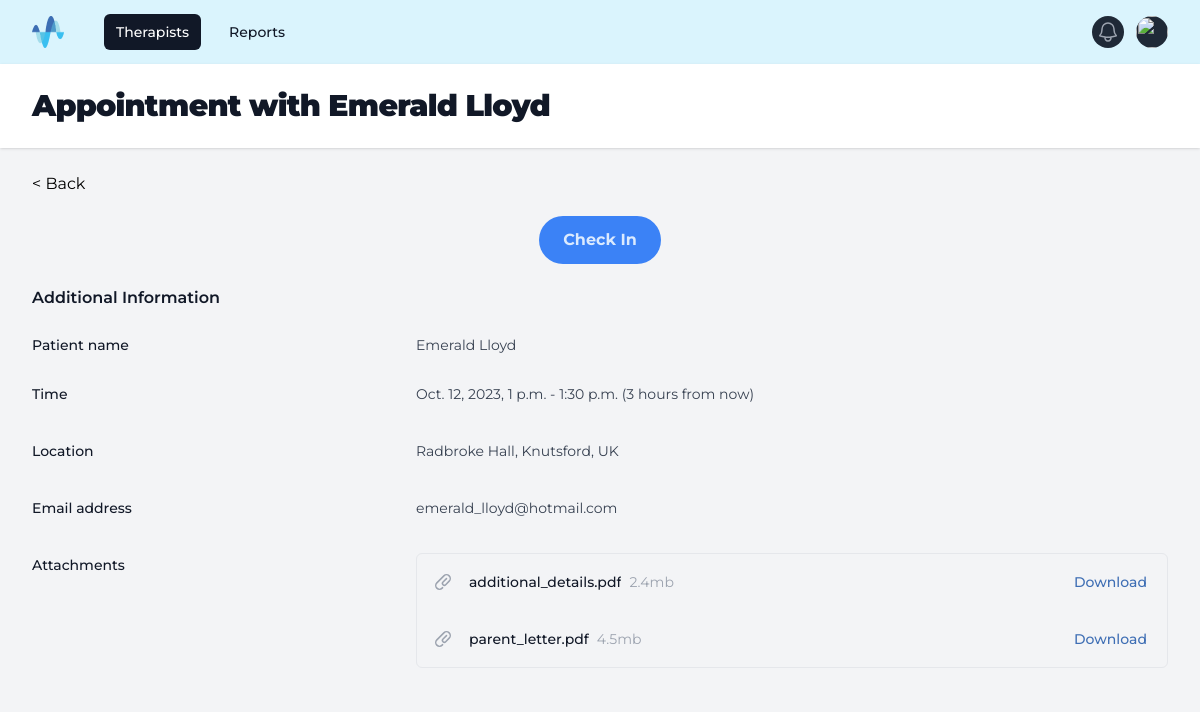
The page /appointment/1/ on the database as committed earlier.
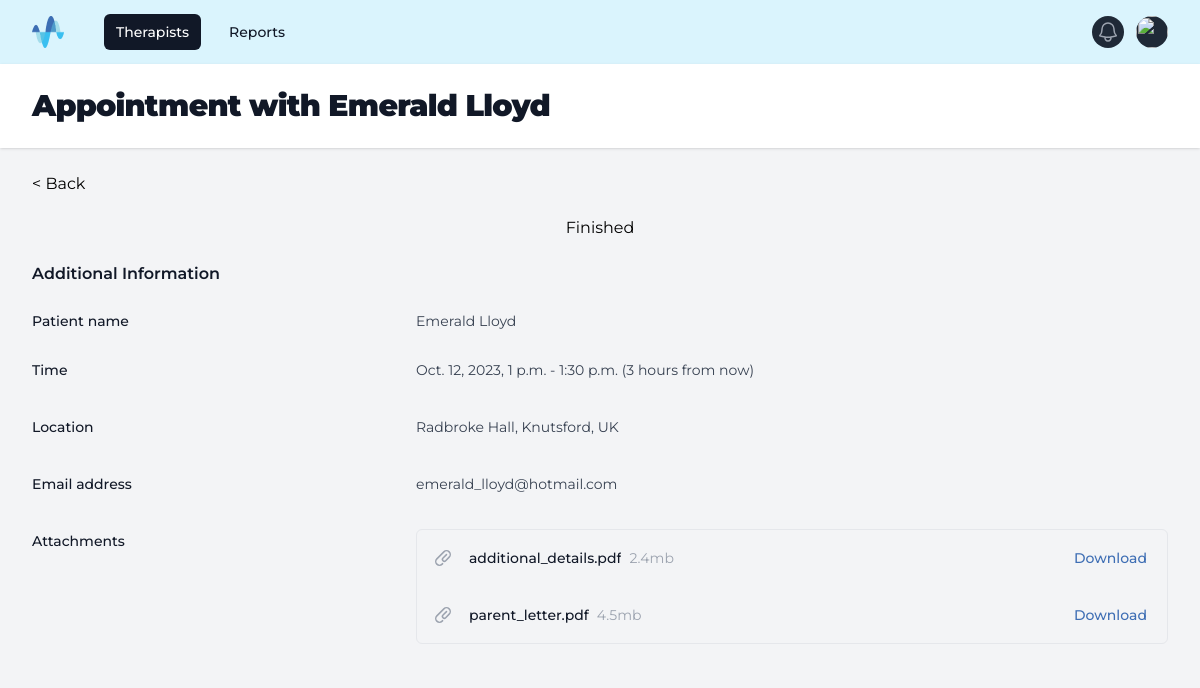
The same page on the database as committed later.
### guard/views.py (the view)
# urls.py: path("appointment/<int:pk>/", views.AppointmentDetailView.as_view(), name="appointment_detail"),
class AppointmentDetailView(DetailView):
    model = Appointment
    template_name="guard/appointment.html"

### guard/models.py (called while the page is built)
    def time_from_now(self):
        now = timezone.now()
        diff = self.start_time - now
        end_diff = self.end_time - now
        num_seconds = diff.total_seconds()
        end_seconds = end_diff.total_seconds()
        if (end_seconds > 0) and (num_seconds <= 0):
            return "In progress"
        if num_seconds >= 0:
            if num_seconds >= 3600:
                return f"{int(num_seconds/3600)} hours from now"
            return f"{int(num_seconds/60)} mins from now"
        else:
            if num_seconds <= 3600:
                return f"{int(-1*num_seconds/3600)} hours ago"
            return f"{int(-1*num_seconds/60)} mins ago"

### templates/guard/appointment.html (shortened to what this page needs)
{% extends "guard/base.html" %}
{% block title %}Appointment with {{ appointment.client.name }}{% endblock %}
{% block content %}
<a href={% url 'therapist_detail' appointment.therapist.id %}> < Back </a>
<div class='flex justify-center items-center py-5'>
    {% if not appointment.checked_in %}
    <a href="{% url 'appointment_check_in' appointment.id %}"
  class="px-6 py-3 text-blue-100 no-underline bg-blue-500 rounded-full hover:bg-blue-600
  hover:underline hover:text-blue-200 font-bold">Check In</a>
    {% elif not appointment.checked_out %}
    <a href="{% url 'appointment_check_out' appointment.id %}"
  class="px-6 py-3 text-blue-100 no-underline bg-blue-500 rounded-full hover:bg-blue-600
  hover:underline hover:text-blue-200 font-bold">Check Out</a>
    {% else %}
    <p>Finished</p>
    {% endif %}
</div>
<div>
    <div class="px-4 sm:px-0">
      <h3 class="text-base font-semibold leading-7 text-gray-900">Additional Information</h3>
    </div>
    <div class="mt-3 border-t border-gray-100">
      <dl class="divide-y divide-gray-100">
        <div class="px-4 py-2 sm:grid sm:grid-cols-3 sm:gap-4 sm:px-0">
          <dt class="text-sm font-medium leading-6 text-gray-900">Patient name</dt>
          <dd class="mt-1 text-sm leading-6 text-gray-700 sm:col-span-2 sm:mt-0">{{ appointment.client.name }}</dd>
        </div>
        <div class="px-4 py-4 sm:grid sm:grid-cols-3 sm:gap-4 sm:px-0">
            <dt class="text-sm font-medium leading-6 text-gray-900">Time</dt>
            <dd class="mt-1 text-sm leading-6 text-gray-700 sm:col-span-2 sm:mt-0">{{ appointment.start_time }} - {{ appointment.end_time.time }} ({{ appointment.time_from_now }})</dd>
          </div>
        <div class="px-4 py-4 sm:grid sm:grid-cols-3 sm:gap-4 sm:px-0">
          <dt class="text-sm font-medium leading-6 text-gray-900">Location</dt>
          <dd class="mt-1 text-sm leading-6 text-gray-700 sm:col-span-2 sm:mt-0">Radbroke Hall, Knutsford, UK</dd>
        </div>
        <div class="px-4 py-4 sm:grid sm:grid-cols-3 sm:gap-4 sm:px-0">
          <dt class="text-sm font-medium leading-6 text-gray-900">Email address</dt>
          <dd class="mt-1 text-sm leading-6 text-gray-700 sm:col-span-2 sm:mt-0">{{ appointment.client.email }}</dd>
        </div>
        <div class="px-4 py-4 sm:grid sm:grid-cols-3 sm:gap-4 sm:px-0">
          <dt class="text-sm font-medium leading-6 text-gray-900">Attachments</dt>
          <dd class="mt-2 text-sm text-gray-900 sm:col-span-2 sm:mt-0">
            <ul role="list" class="divide-y divide-gray-100 rounded-md border border-gray-200">
              <li class="flex items-center justify-between py-4 pl-4 pr-5 text-sm leading-6">
                <div class="flex w-0 flex-1 items-center">
                  <div class="ml-4 flex min-w-0 flex-1 gap-2">
                    <span class="truncate font-medium">additional_details.pdf</span>
                    <span class="flex-shrink-0 text-gray-400">2.4mb</span>
                  </div>
                </div>
                <div class="ml-4 flex-shrink-0">
                  <a href="#" class="font-medium" style="color: #3e6eb4">Download</a>
                </div>
              </li>
              <li class="flex items-center justify-between py-4 pl-4 pr-5 text-sm leading-6">
                <div class="flex w-0 flex-1 items-center">
                  <div class="ml-4 flex min-w-0 flex-1 gap-2">
                    <span class="truncate font-medium">parent_letter.pdf</span>
                    <span class="flex-shrink-0 text-gray-400">4.5mb</span>
                  </div>
                </div>
                <div class="ml-4 flex-shrink-0">
                  <a href="#" class="font-medium" style="color: #3e6eb4">Download</a>
                </div>
              </li>
            </ul>
          </dd>
        </div>
      </dl>
    </div>
  </div>
</div>
{% endblock %}

Rows that differ between the two databases and show on the page:
changed Appointment "Emerald Lloyd": checked_in empty → True (drawn)
Other text that changed with them:
text no longer shown: "Check In"
text now shown: "Finished"
